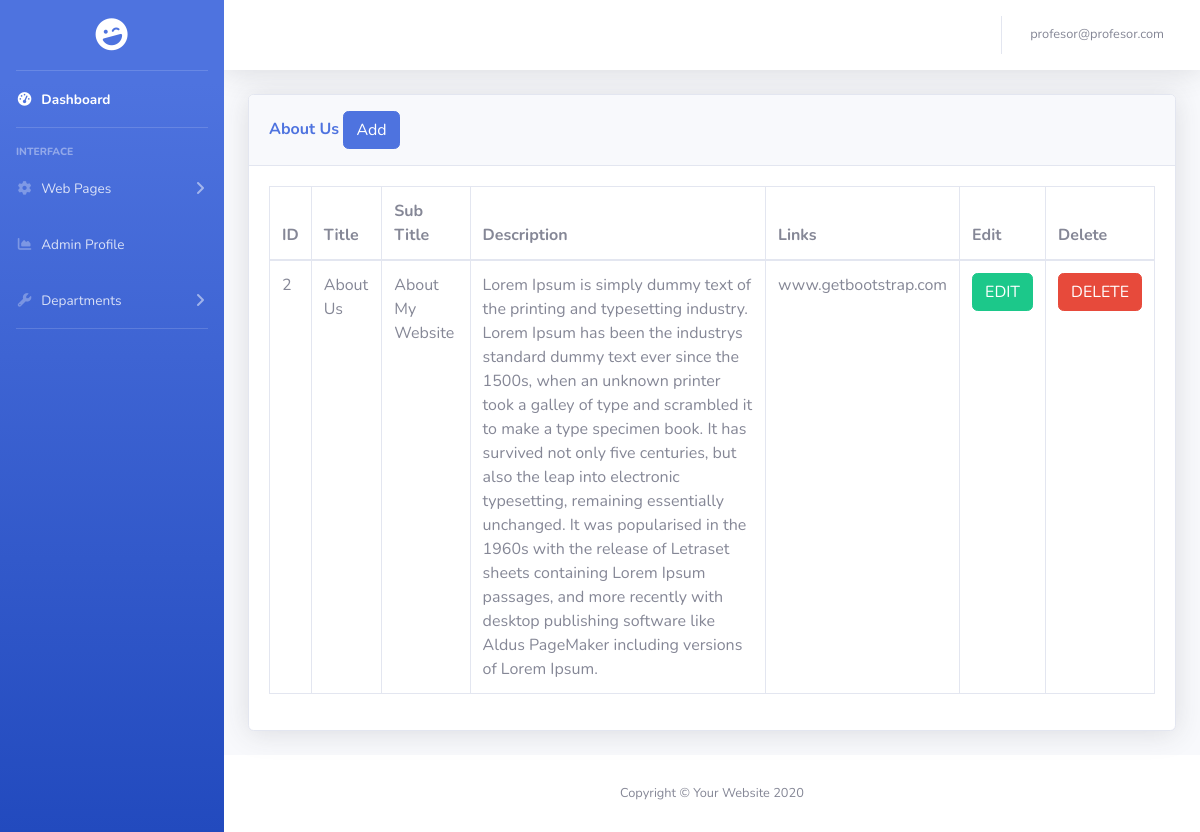
The app's page /admin/aboutus.php (signed in) with its own data.
### tables this page shows
CREATE TABLE `aboutus` (
  `id` int(11) NOT NULL,
  `title` varchar(50) NOT NULL,
  `subtitle` varchar(50) NOT NULL,
  `description` longtext NOT NULL,
  `links` varchar(100) NOT NULL
);

### admin/aboutus.php (the view, shortened to what this page needs)
<?php
include 'includes/header.php';
include 'includes/navbar.php';
?>
<div class="container-fluid">
<div class="card shadow mb-4">
  <div class="card-header py-3">
    <h6 class="m-0 font-weight-bold text-primary">About Us
      <button type="button" class="btn btn-primary" data-toggle="modal" data-target="#addadminprofile">
           Add
      </button>
    </h6>
  </div>
  <div class="card-body">
    <div class="table-responsive">
    <?php
        $query = "SELECT * FROM aboutus";
        $query_run = mysqli_query($connection, $query);
    ?>
      <table class="table table-bordered" id="dataTable" width="100%" cellspacing="0">
        <thead>
            <tr>
                <th>ID</th>
                <th>Title</th>
                <th>Sub Title</th>
                <th>Description</th>
                <th>Links</th>
                <th>Edit</th>
                <th>Delete</th>
            </tr>
        </thead>
        <tbody>
            <?php
            if(mysqli_num_rows($query_run) > 0) {
                while ($row = mysqli_fetch_assoc($query_run)) {
            ?>
            <tr>
                <td><?php echo $row['id']; ?></td>
                <td><?php echo $row['title']; ?></td>
                <td><?php echo $row['subtitle']; ?></td>
                <td><?php echo $row['description']; ?></td>
                <td><?php echo $row['links']; ?></td>
                <td>
                    <form action="about_edit.php" method="POST">
                        <button type="submit" name="edit_btn" class="btn btn-success"> EDIT</button>
                    </form>
                </td>
                <td>
                    <form action="db/code_aboutus.php" method="POST">
                        <button type="submit" name="delete_btn" class="btn btn-danger"> DELETE</button>
                    </form>
                </td>
            </tr>
            <?php
                }
            } else {
                echo "No Record Found";
            }
            ?>
        </tbody>
      </table>
    </div>
  </div>
</div>
</div>
<?php
include 'includes/footer.php';
?>

### records on screen
aboutus: id "2", title "About Us", subtitle "About My Website", description "Lorem Ipsum is simply dummy text of the printing and typesetting industry. Lorem Ipsum has been the industrys standard dummy text ever since the 1500s, when an unknown printer took a galley of type and scrambled it to make a type specimen book. It has survived not only five centuries, but also the leap into electronic typesetting, remaining essentially unchanged. It was popularised in the 1960s with the release of Letraset sheets containing Lorem Ipsum passages, and more recently with desktop publishing software like Aldus PageMaker including versions of Lorem Ipsum.", links "www.getbootstrap.com"

### other values on screen
$_SESSION['username'] "profesor@profesor.com"
